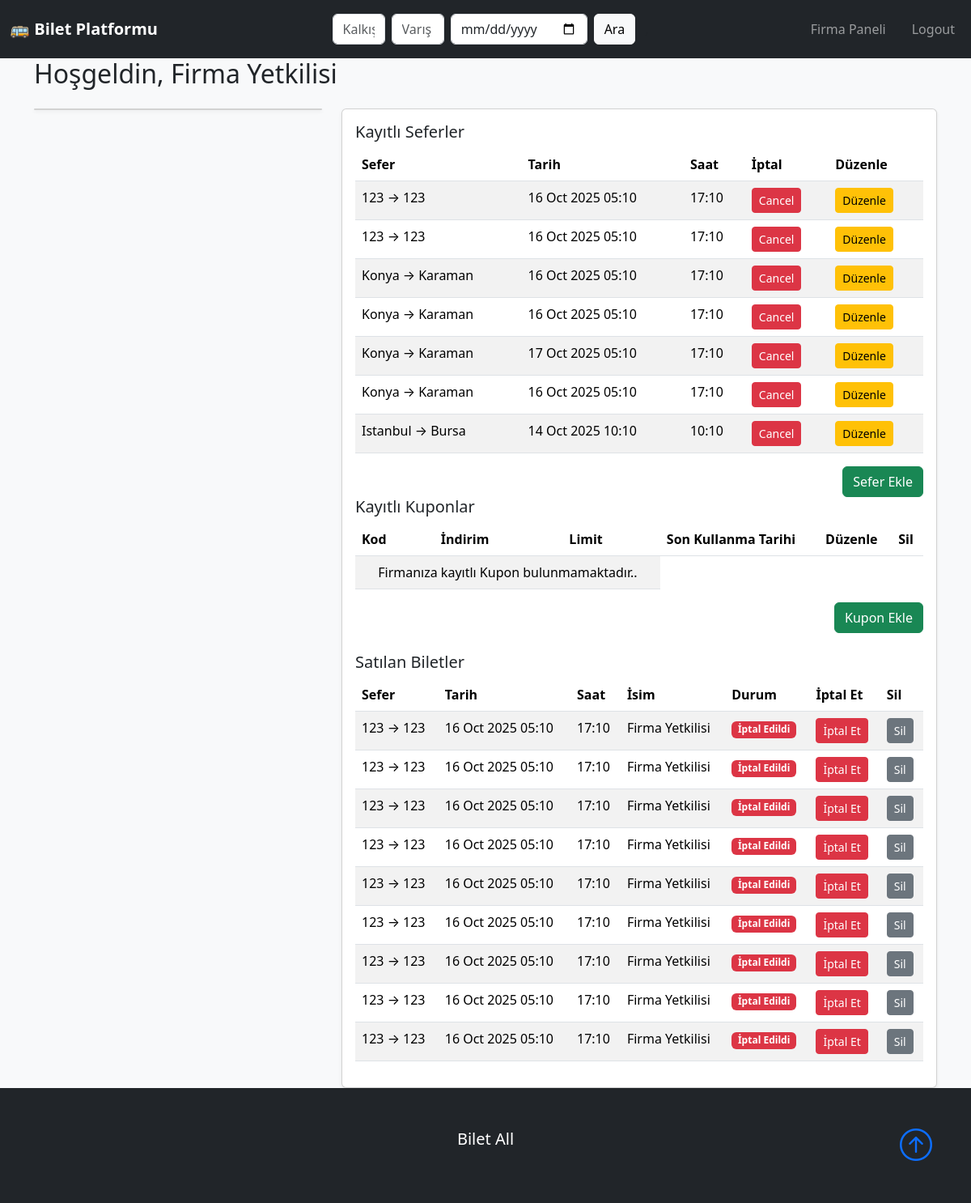
The app's page /company_panel.php (signed in) with its own data.
### tables this page shows
CREATE TABLE Trips (
    id TEXT PRIMARY KEY,                          -- UUID
    company_id TEXT NOT NULL,
    destination_city TEXT NOT NULL,
    arrival_time DATETIME NOT NULL,
    departure_time DATETIME NOT NULL,
    departure_city TEXT NOT NULL,
    price REAL NOT NULL,
    capacity INTEGER NOT NULL,
    created_date TIMESTAMP DEFAULT CURRENT_TIMESTAMP,
    FOREIGN KEY (company_id) REFERENCES Bus_Company(id)
);

### src/helper.php (called while the page is built, shortened)
<?php
function get_company_trips($company_id) {
    require __DIR__ . '/db_connect.php';
    $stmt = $db->prepare('SELECT id, company_id, destination_city, departure_city, departure_time, price capacity, created_date
        FROM Trips
        WHERE company_id = :company_id
        ORDER BY created_date DESC');
    $stmt->bindValue(':company_id', $company_id, PDO::PARAM_STR);
    $stmt->execute();
    return $stmt->fetchAll(PDO::FETCH_ASSOC);
}
function get_company_tickets($company_id) {
    global $db;
    $stmt = $db->prepare('SELECT t.id, tr.departure_city, tr.destination_city, tr.departure_time, t.status, tr.capacity, u.full_name
        FROM Tickets t
        JOIN Trips tr ON t.trip_id = tr.id
        JOIN User u ON t.user_id = u.id
        WHERE tr.company_id = :company_id
        ORDER BY t.created_at DESC');
    $stmt->bindValue(':company_id', $company_id);
    $stmt->execute();
    return $stmt->fetchAll(PDO::FETCH_ASSOC);
}
?>

### public/company_panel.php (the view, shortened to what this page needs)
<?php
require_once __DIR__ . '/../src/auth.php';
require_once __DIR__ .'/../src/helper.php';
include 'header.php';
$company_id = $_SESSION['company_id'];
$full_name = $_SESSION['full_name'] ?? '';
$trips = get_company_trips($company_id);
$coupons = get_company_coupons($company_id);
$tickets = get_company_tickets($company_id);
?>
<div class="main-content">
  <div class="container">
  <h2 class="mb-4">Hoşgeldin, <?= htmlspecialchars($full_name) ?></h2>
    <div class="row g-4">
      <div class="col-md-4">
        <div class="card text-center shadow-sm">
        </div>
      </div>
      <div class="col-md-8">
        <div class="card shadow-sm">
          <div class="card-body">
            <h5 class="card-title">Kayıtlı Seferler</h5>
            <table class="table table-striped">
              <thead>
                <tr>
                  <th>Sefer</th>
                  <th>Tarih</th>
                  <th>Saat</th>
                  <th>İptal</th>
                  <th>Düzenle</th>
                </tr>
              </thead>
              <tbody>
                <?php if (empty($trips)): ?>
                  <tr><td colspan="3" class="text-center">Firmanıza kayıtlı sefer bulunmamaktadır..</td></tr>
                <?php else: ?>
                  <?php foreach ($trips as $trip): ?>
                    <tr>
                      <td><?= htmlspecialchars($trip['departure_city']) ?> → <?= htmlspecialchars($trip['destination_city']) ?></td>
                      <td><?= date('d M Y  h:m', strtotime($trip['departure_time'])) ?></td>
                      <td><?= date('H:m', strtotime($trip['departure_time'])) ?></td>
                      <td>
                        <form action="cancel_trip.php" method="POST" style="display:inline;">
                        <button type="submit" class="btn btn-danger btn-sm">Cancel</button>
                        </form>
                      </td>
                      <td>
                        <form action="edit_trip.php" method="POST" style="display:inline;">
                        <a href="edit_trip.php?trip_id=<?= $trip['id'] ?>" class="btn btn-sm btn-warning">Düzenle</a>
                        </form>
                      </td>
                    </tr>
                  <?php endforeach; ?>
                <?php endif; ?>
              </tbody>
            </table>
            <div class="mt-3 text-end">
                <a href="sefer_ekle.php" class="btn btn-success">Sefer Ekle</a>
            </div>
            <h5 class="card-title">Kayıtlı Kuponlar</h5>
            <table class="table table-striped">
              <thead>
                <tr>
                  <th>Kod</th>
                  <th>İndirim</th>
                  <th>Limit</th>
                  <th>Son Kullanma Tarihi</th>
                  <th>Düzenle</th>
                  <th>Sil</th>
                </tr>
              </thead>
              <tbody>
                <?php if (empty($coupons)): ?>
                  <tr><td colspan="3" class="text-center">Firmanıza kayıtlı Kupon bulunmamaktadır..</td></tr>
                <?php endif; ?>
              </tbody>
            </table>
            <div class="mt-3 text-end">
                <a href="add_coupon.php" class="btn btn-success">Kupon Ekle</a>
            </div>
            <h5 class="card-title mt-4">Satılan Biletler</h5>
            <table class="table table-striped">
              <thead>
                <tr>
                  <th>Sefer</th>
                  <th>Tarih</th>
                  <th>Saat</th>
                  <th>İsim</th>
                  <th>Durum</th>
                  <th>İptal Et</th>
                  <th>Sil</th>
                </tr>
              </thead>
              <tbody>
                <?php if (empty($tickets)): ?>
                  <tr><td colspan="3" class="text-center">Kayıtlı bilet bulunamadı.</td></tr>
                <?php else: ?>
                  <?php foreach ($tickets as $ticket): ?>
                    <tr>
                      <td><?= htmlspecialchars($ticket['departure_city']) ?> → <?= htmlspecialchars($ticket['destination_city']) ?></td>
                      <td><?= date('d M Y  h:m', strtotime($ticket['departure_time'])) ?></td>
                      <td><?= date('H:m', strtotime($ticket['departure_time'])) ?></td>
                      <td><?= htmlspecialchars($ticket['full_name']) ?></td>
                      <td>
                        <?php if ($ticket['status'] === 'active'): ?>
                          <span class="badge bg-success">Aktif</span>
                        <?php elseif ($ticket['status'] === 'cancelled'): ?>
                          <span class="badge bg-danger">İptal Edildi</span>
                        <?php else: ?>
                          <span class="badge bg-secondary">Süresi Doldu</span>
                        <?php endif; ?>
                      </td>
                      <td>
                        <form action="cancel_ticket.php" method="POST" style="display:inline;">
                            <button type="submit" class="btn btn-danger btn-sm">İptal Et</button>
                        </form>
                      </td>
                      <td>
                        <form action="delete_history.php" method="POST" style="display:inline;">
                            <button type="submit" class="btn btn-secondary btn-sm">Sil</button>
                        </form>
                      </td>
                    </tr>
                  <?php endforeach; ?>
                <?php endif; ?>
              </tbody>
            </table>
          </div>
        </div>
      </div>
    </div>
  </div>
</div>
<?php include 'footer.php'; ?>

### public/view/css/style.css (style rules this page uses)
html, body { height: 100%; }
body { display: flex; flex-direction: column; min-height: 100vh; }
.main-content { flex: 1; }

### records on screen
trips: departure_city "123", destination_city "123", departure_time "16 Oct 2025 05:10", departure_time "17:10"
trips: departure_city "123", destination_city "123", departure_time "16 Oct 2025 05:10", departure_time "17:10"
trips: departure_city "Konya", destination_city "Karaman", departure_time "16 Oct 2025 05:10", departure_time "17:10"
trips: departure_city "Konya", destination_city "Karaman", departure_time "16 Oct 2025 05:10", departure_time "17:10"
trips: departure_city "Konya", destination_city "Karaman", departure_time "17 Oct 2025 05:10", departure_time "17:10"
trips: departure_city "Konya", destination_city "Karaman", departure_time "16 Oct 2025 05:10", departure_time "17:10"
trips: departure_city "Istanbul", destination_city "Bursa", departure_time "14 Oct 2025 10:10", departure_time "10:10"

### other values on screen
$full_name "Firma Yetkilisi"
$ticket['departure_city'] "123"
$ticket['destination_city'] "123"
date('d M Y  h:m', strtotime($ticket['departure_time'])) "16 Oct 2025 05:10"
date('H:m', strtotime($ticket['departure_time'])) "17:10"
$ticket['full_name'] "Firma Yetkilisi"
